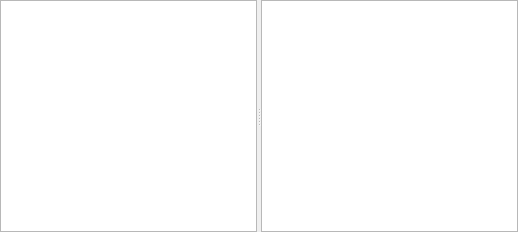
<?xml version="1.0" encoding="UTF-8"?>
<ui version="4.0">
 <class>finUiScriptEditor</class>
 <widget class="QWidget" name="finUiScriptEditor">
  <property name="geometry">
   <rect>
    <x>0</x>
    <y>0</y>
    <width>518</width>
    <height>232</height>
   </rect>
  </property>
  <property name="windowTitle">
   <string>Form</string>
  </property>
  <layout class="QVBoxLayout" name="verticalLayout">
   <property name="spacing">
    <number>0</number>
   </property>
   <property name="leftMargin">
    <number>0</number>
   </property>
   <property name="topMargin">
    <number>0</number>
   </property>
   <property name="rightMargin">
    <number>0</number>
   </property>
   <property name="bottomMargin">
    <number>0</number>
   </property>
   <item>
    <widget class="QSplitter" name="splitter">
     <property name="orientation">
      <enum>Qt::Horizontal</enum>
     </property>
     <widget class="QPlainTextEdit" name="pteScriptCode"/>
     <widget class="QGraphicsView" name="gvwGraphPanel">
      <property name="sizePolicy">
       <sizepolicy hsizetype="Expanding" vsizetype="Expanding">
        <horstretch>0</horstretch>
        <verstretch>0</verstretch>
       </sizepolicy>
      </property>
     </widget>
    </widget>
   </item>
  </layout>
 </widget>
 <resources/>
 <connections/>
</ui>
